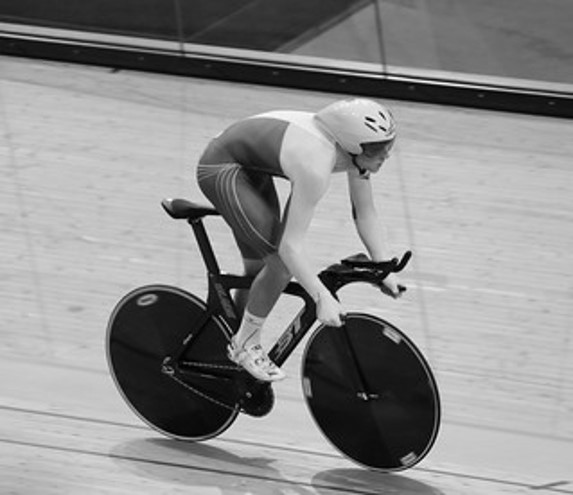
%> input picture P7/Bicicleta.jpg, 573 x 495 px
$ octave tests.m   (GNU Octave 9; MATLAB toolbox functions it lacks are replaced by stand-ins)
%> lines starting %> are read from the running program, lines starting %| are printed output that depends on the picture
   % Cargar la imagen
    imagen = imread('Bicicleta.jpg');
%> imagen is the input picture: size 495x573 uint8; min 0, max 255, mean 141.5
    % Calcular la transformada de Fourier 2D de la imagen
    imagen_fft = fft2(imagen);
    % Crear el filtro de movimiento en el dominio frecuencial
    longitud = 25;
    angulo = -15;
    filtro = fspecial('motion', longitud, angulo);
    % Ajustar el tamaño del filtro para que coincida con las dimensiones de la imagen
    filtro = fft2(filtro, size(imagen, 1), size(imagen, 2));
    % Aplicar el filtro multiplicándolo con la transformada de Fourier de la imagen
    imagen_filtrada_fft = imagen_fft .* filtro;
    % Calcular la inversa de la transformada de Fourier para obtener la imagen filtrada
    imagen_filtrada = uint8(ifft2(imagen_filtrada_fft));
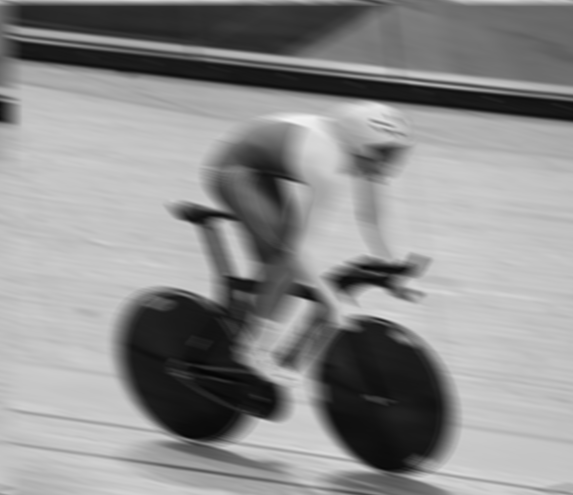
%> imagen_filtrada: size 495x573 uint8; min 4, max 242, mean 141.5
    % Redondear los valores de la imagen a enteros
    imagen_filtrada = round(imagen_filtrada);
    % Añadir el ruido gaussiano con media 0 y varianza 0.0001
    imagen_gaussiana = imnoise(imagen_filtrada, "gaussian", 0, 0.0001);
    % Ajuste para realizar el mismo proceso pero con la imagen emborronada
    imagen_filtrada_fft = fft2(imagen_gaussiana);
    imagen_fft = fft2(imagen_gaussiana);
    % Valores de SNR
    snr_values = [2, 4, 8, 12];
    % Mostrar la imagen original
    figure;
    subplot(1, length(snr_values)+1, 1);
    imshow(imagen_gaussiana);
    title('Imagen emborronada y filtrada');
    for i = 1:length(snr_values)
        % Crear el filtro Wiener con el valor de SNR correspondiente
        filtro_wiener = wiener2(imagen, [5, 5], snr_values(i));
        % Aplicar el filtro Wiener multiplicándolo con la transformada de Fourier de la imagen
        imagen_filtrada_fft = imagen_fft .* fft2(filtro_wiener);
        % Calcular la inversa de la transformada de Fourier para obtener la imagen filtrada
        imagen_filtrada = uint8(ifft2(imagen_filtrada_fft));
        % Redondear los valores de la imagen a enteros
        imagen_filtrada = round(imagen_filtrada);
        % Mostrar la imagen filtrada con filtro Wiener
        subplot(1, length(snr_values)+1, i+1);
        imshow(imagen_filtrada);
        title(['SNR = ' num2str(snr_values(i))]);
    end
%> this loop made 4 passes
%> pass 1, `filtro_wiener = wiener2(imagen, [5, 5], snr_values(i));`:
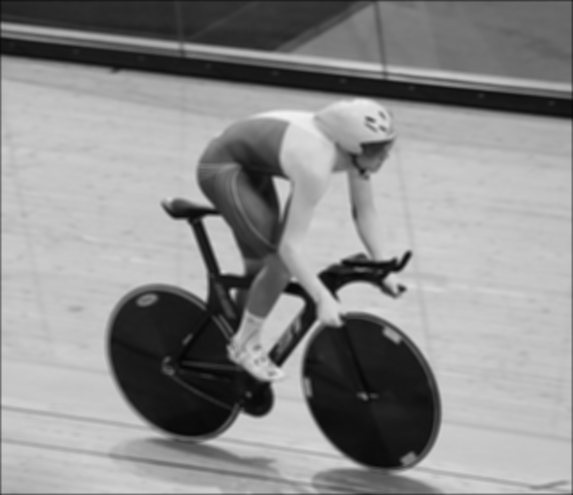
%> filtro_wiener: size 495x573 uint8; min 4, max 244, mean 140.9
